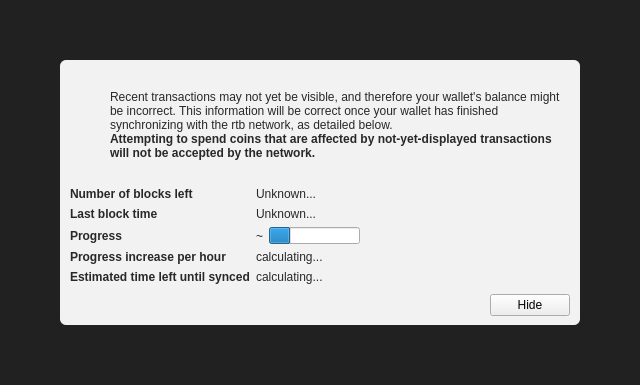
<?xml version="1.0" encoding="UTF-8"?>
<ui version="4.0">
 <class>ModalOverlay</class>
 <widget class="ModalOverlay" name="ModalOverlay">
  <property name="geometry">
   <rect>
    <x>0</x>
    <y>0</y>
    <width>640</width>
    <height>385</height>
   </rect>
  </property>
  <property name="windowTitle">
   <string>Form</string>
  </property>
  <layout class="QVBoxLayout" name="verticalLayout" stretch="0">
   <property name="sizeConstraint">
    <enum>QLayout::SetDefaultConstraint</enum>
   </property>
   <property name="leftMargin">
    <number>0</number>
   </property>
   <property name="topMargin">
    <number>0</number>
   </property>
   <property name="rightMargin">
    <number>0</number>
   </property>
   <property name="bottomMargin">
    <number>0</number>
   </property>
   <item>
    <widget class="QWidget" name="bgWidget" native="true">
     <property name="styleSheet">
      <string notr="true">#bgWidget { background: rgba(0,0,0,220); }</string>
     </property>
     <layout class="QVBoxLayout" name="verticalLayoutMain" stretch="1">
      <property name="leftMargin">
       <number>60</number>
      </property>
      <property name="topMargin">
       <number>60</number>
      </property>
      <property name="rightMargin">
       <number>60</number>
      </property>
      <property name="bottomMargin">
       <number>60</number>
      </property>
      <item>
       <widget class="QWidget" name="contentWidget" native="true">
        <property name="styleSheet">
         <string notr="true">#contentWidget { background: rgba(255,255,255,240); border-radius: 6px; }

QLabel { color: rgb(40,40,40);  }</string>
        </property>
        <layout class="QVBoxLayout" name="verticalLayoutSub" stretch="1,0,0,0">
         <property name="spacing">
          <number>0</number>
         </property>
         <property name="leftMargin">
          <number>10</number>
         </property>
         <property name="topMargin">
          <number>10</number>
         </property>
         <property name="rightMargin">
          <number>10</number>
         </property>
         <property name="bottomMargin">
          <number>10</number>
         </property>
         <item>
          <layout class="QHBoxLayout" name="horizontalLayoutIconText" stretch="0,1">
           <property name="topMargin">
            <number>20</number>
           </property>
           <item>
            <layout class="QVBoxLayout" name="verticalLayoutIcon">
             <property name="leftMargin">
              <number>0</number>
             </property>
             <item>
              <widget class="QPushButton" name="warningIcon">
               <property name="enabled">
                <bool>false</bool>
               </property>
               <property name="text">
                <string/>
               </property>
               <property name="icon">
                <iconset>
                 <normaloff>:/icons/warning</normaloff>
                 <disabledoff>:/icons/warning</disabledoff>:/icons/warning</iconset>
               </property>
               <property name="iconSize">
                <size>
                 <width>48</width>
                 <height>48</height>
                </size>
               </property>
               <property name="flat">
                <bool>true</bool>
               </property>
              </widget>
             </item>
             <item>
              <spacer name="verticalSpacerWarningIcon">
               <property name="orientation">
                <enum>Qt::Vertical</enum>
               </property>
               <property name="sizeHint" stdset="0">
                <size>
                 <width>20</width>
                 <height>40</height>
                </size>
               </property>
              </spacer>
             </item>
            </layout>
           </item>
           <item>
            <layout class="QVBoxLayout" name="verticalLayoutInfoText">
             <property name="leftMargin">
              <number>0</number>
             </property>
             <property name="topMargin">
              <number>0</number>
             </property>
             <item>
              <widget class="QLabel" name="infoText">
               <property name="text">
                <string>Recent transactions may not yet be visible, and therefore your wallet's balance might be incorrect. This information will be correct once your wallet has finished synchronizing with the rtb network, as detailed below.</string>
               </property>
               <property name="textFormat">
                <enum>Qt::RichText</enum>
               </property>
               <property name="wordWrap">
                <bool>true</bool>
               </property>
              </widget>
             </item>
             <item>
              <widget class="QLabel" name="infoTextStrong">
               <property name="font">
                <font>
                 <weight>75</weight>
                 <bold>true</bold>
                </font>
               </property>
               <property name="text">
                <string>Attempting to spend coins that are affected by not-yet-displayed transactions will not be accepted by the network.</string>
               </property>
               <property name="textFormat">
                <enum>Qt::RichText</enum>
               </property>
               <property name="wordWrap">
                <bool>true</bool>
               </property>
              </widget>
             </item>
             <item>
              <spacer name="verticalSpacerInTextSpace">
               <property name="orientation">
                <enum>Qt::Vertical</enum>
               </property>
               <property name="sizeHint" stdset="0">
                <size>
                 <width>20</width>
                 <height>40</height>
                </size>
               </property>
              </spacer>
             </item>
            </layout>
           </item>
          </layout>
         </item>
         <item>
          <spacer name="verticalSpacerAfterText">
           <property name="orientation">
            <enum>Qt::Vertical</enum>
           </property>
           <property name="sizeHint" stdset="0">
            <size>
             <width>20</width>
             <height>40</height>
            </size>
           </property>
          </spacer>
         </item>
         <item>
          <layout class="QFormLayout" name="formLayout">
           <property name="fieldGrowthPolicy">
            <enum>QFormLayout::FieldsStayAtSizeHint</enum>
           </property>
           <property name="horizontalSpacing">
            <number>6</number>
           </property>
           <property name="verticalSpacing">
            <number>6</number>
           </property>
           <property name="topMargin">
            <number>10</number>
           </property>
           <item row="0" column="0">
            <widget class="QLabel" name="labelNumberOfBlocksLeft">
             <property name="font">
              <font>
               <weight>75</weight>
               <bold>true</bold>
              </font>
             </property>
             <property name="text">
              <string>Number of blocks left</string>
             </property>
            </widget>
           </item>
           <item row="0" column="1">
            <widget class="QLabel" name="numberOfBlocksLeft">
             <property name="text">
              <string>Unknown...</string>
             </property>
            </widget>
           </item>
           <item row="1" column="0">
            <widget class="QLabel" name="labelLastBlockTime">
             <property name="font">
              <font>
               <weight>75</weight>
               <bold>true</bold>
              </font>
             </property>
             <property name="text">
              <string>Last block time</string>
             </property>
            </widget>
           </item>
           <item row="1" column="1">
            <widget class="QLabel" name="newestBlockDate">
             <property name="sizePolicy">
              <sizepolicy hsizetype="Maximum" vsizetype="Preferred">
               <horstretch>0</horstretch>
               <verstretch>0</verstretch>
              </sizepolicy>
             </property>
             <property name="text">
              <string>Unknown...</string>
             </property>
            </widget>
           </item>
           <item row="2" column="0">
            <widget class="QLabel" name="labelSyncDone">
             <property name="font">
              <font>
               <weight>75</weight>
               <bold>true</bold>
              </font>
             </property>
             <property name="text">
              <string>Progress</string>
             </property>
            </widget>
           </item>
           <item row="2" column="1">
            <layout class="QHBoxLayout" name="horizontalLayoutSync" stretch="0,1">
             <item>
              <widget class="QLabel" name="percentageProgress">
               <property name="text">
                <string notr="true">~</string>
               </property>
              </widget>
             </item>
             <item>
              <widget class="QProgressBar" name="progressBar">
               <property name="value">
                <number>24</number>
               </property>
               <property name="format">
                <string/>
               </property>
              </widget>
             </item>
            </layout>
           </item>
           <item row="4" column="0">
            <widget class="QLabel" name="labelProgressIncrease">
             <property name="font">
              <font>
               <weight>75</weight>
               <bold>true</bold>
              </font>
             </property>
             <property name="text">
              <string>Progress increase per hour</string>
             </property>
            </widget>
           </item>
           <item row="4" column="1">
            <widget class="QLabel" name="progressIncreasePerH">
             <property name="text">
              <string>calculating...</string>
             </property>
            </widget>
           </item>
           <item row="5" column="0">
            <widget class="QLabel" name="labelEstimatedTimeLeft">
             <property name="font">
              <font>
               <weight>75</weight>
               <bold>true</bold>
              </font>
             </property>
             <property name="text">
              <string>Estimated time left until synced</string>
             </property>
            </widget>
           </item>
           <item row="5" column="1">
            <widget class="QLabel" name="expectedTimeLeft">
             <property name="text">
              <string>calculating...</string>
             </property>
            </widget>
           </item>
          </layout>
         </item>
         <item>
          <layout class="QHBoxLayout" name="horizontalLayoutButtons">
           <property name="leftMargin">
            <number>10</number>
           </property>
           <property name="topMargin">
            <number>10</number>
           </property>
           <item>
            <spacer name="horizontalSpacer">
             <property name="orientation">
              <enum>Qt::Horizontal</enum>
             </property>
             <property name="sizeHint" stdset="0">
              <size>
               <width>40</width>
               <height>20</height>
              </size>
             </property>
            </spacer>
           </item>
           <item>
            <widget class="QPushButton" name="closeButton">
             <property name="text">
              <string>Hide</string>
             </property>
            </widget>
           </item>
          </layout>
         </item>
        </layout>
       </widget>
      </item>
     </layout>
    </widget>
   </item>
  </layout>
 </widget>
 <customwidgets>
  <customwidget>
   <class>ModalOverlay</class>
   <extends>QWidget</extends>
   <header>modaloverlay.h</header>
   <container>1</container>
  </customwidget>
 </customwidgets>
 <resources/>
 <connections/>
</ui>
